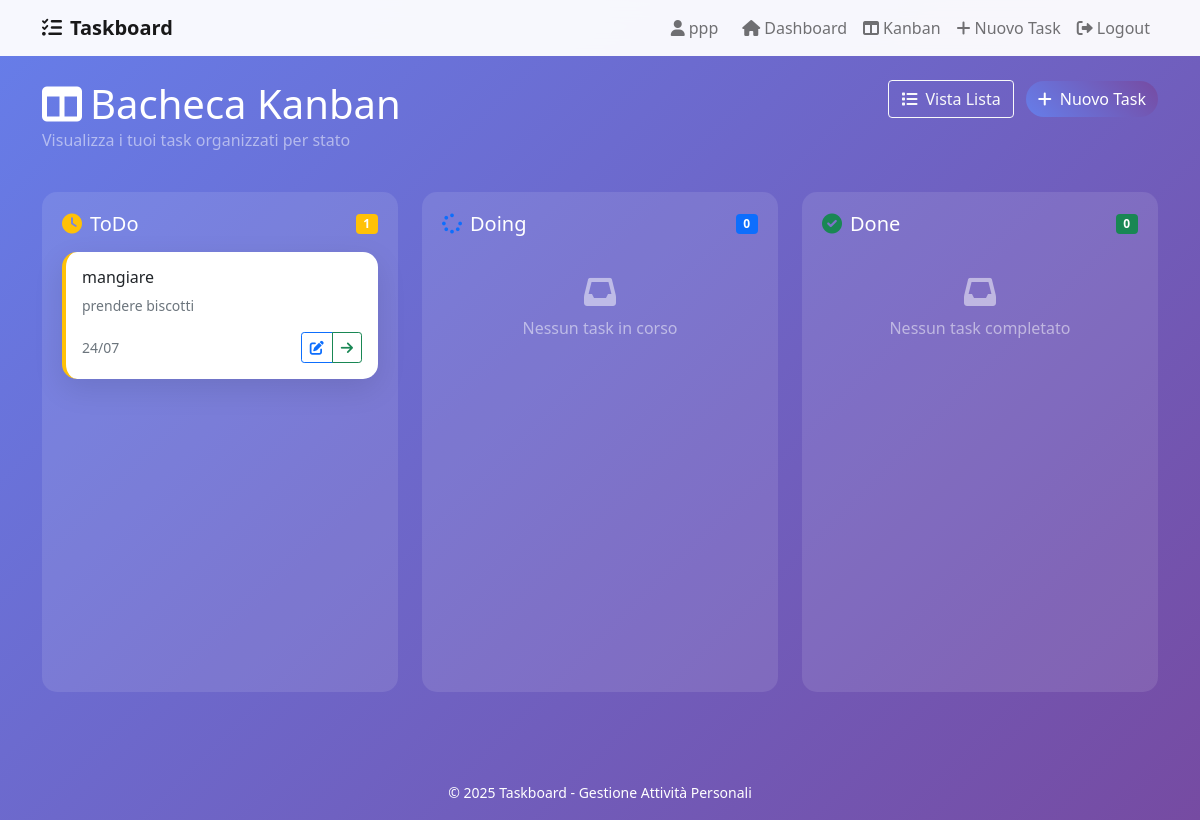
The page /kanban (signed in) on the database its author committed.
### tables this page shows
CREATE TABLE tasks (
                        task_id INTEGER PRIMARY KEY AUTOINCREMENT,
                        title TEXT NOT NULL,
                        description TEXT,
                        status TEXT NOT NULL DEFAULT 'ToDo',
                        user_id INTEGER NOT NULL,
                        created_at TIMESTAMP DEFAULT CURRENT_TIMESTAMP,
                        updated_at TIMESTAMP DEFAULT CURRENT_TIMESTAMP,
                        FOREIGN KEY (user_id) REFERENCES users (user_id) ON DELETE CASCADE
                    );

### main_flask.py (the view)
@app.route('/kanban')
def kanban():
    if 'user_id' not in session:
        return redirect(url_for('login'))
    user_id = session['user_id']
    tasks = db_manager.get_tasks_by_user(user_id)
    kanban_data = {
        'todo': [t for t in tasks if t.status == Task.STATUS_TODO],
        'doing': [t for t in tasks if t.status == Task.STATUS_DOING],
        'done': [t for t in tasks if t.status == Task.STATUS_DONE]
    }
    return render_template('kanban.html', kanban=kanban_data)

### database.py (called while the page is built)
    def get_connection(self) -> sqlite3.Connection:
        conn = sqlite3.connect(self.db_path)
        conn.row_factory = sqlite3.Row  # Permette l'accesso per nome colonna
        return conn

    def get_tasks_by_user(self, user_id: int) -> List[Task]:
        try:
            with self.get_connection() as conn:
                cursor = conn.cursor()
                cursor.execute('''
                    SELECT * FROM tasks
                    WHERE user_id = ?
                    ORDER BY created_at DESC
                ''', (user_id,))
                rows = cursor.fetchall()
                return [Task(
                    task_id=row['task_id'],
                    title=row['title'],
                    description=row['description'],
                    status=row['status'],
                    user_id=row['user_id']
                ) for row in rows]
        except sqlite3.Error as e:
            print(f"Errore durante il recupero dei task: {e}")
            return []

### templates/kanban.html (shortened to what this page needs)
{% extends "base.html" %}
{% block content %}
<div class="row mb-4">
    <div class="col">
        <h1 class="text-white mb-0">
            <i class="fas fa-columns me-2"></i>Bacheca Kanban
        </h1>
        <p class="text-white-50">Visualizza i tuoi task organizzati per stato</p>
    </div>
    <div class="col-auto">
        <a href="{{ url_for('dashboard') }}" class="btn btn-outline-light me-2">
            <i class="fas fa-list me-2"></i>Vista Lista
        </a>
        <a href="{{ url_for('add_task') }}" class="btn btn-primary">
            <i class="fas fa-plus me-2"></i>Nuovo Task
        </a>
    </div>
</div>
<div class="row">
    <div class="col-md-4 mb-4">
        <div class="kanban-column">
            <div class="d-flex justify-content-between align-items-center mb-3">
                <h5 class="text-white mb-0">
                    <i class="fas fa-clock text-warning me-2"></i>ToDo
                </h5>
                <span class="badge bg-warning">{{ kanban.todo|length }}</span>
            </div>
            {% for task in kanban.todo %}
            <div class="card task-card task-todo mb-3">
                <div class="card-body">
                    <h6 class="card-title">{{ task.title }}</h6>
                    {% if task.description %}
                    <p class="card-text text-muted small">
                        {{ task.description[:80] }}{% if task.description|length > 80 %}...{% endif %}
                    </p>
                    {% endif %}
                    <div class="d-flex justify-content-between align-items-center">
                        <small class="text-muted">
                            {{ task.created_at.strftime('%d/%m') }}
                        </small>
                        <div class="btn-group btn-group-sm">
                            <a href="{{ url_for('edit_task', task_id=task.task_id) }}"
                               class="btn btn-outline-primary btn-sm">
                                <i class="fas fa-edit"></i>
                            </a>
                            <button type="button" class="btn btn-outline-success btn-sm"
                                    onclick="changeStatus({{ task.task_id }}, 'Doing')"
                                    title="Sposta in Doing">
                                <i class="fas fa-arrow-right"></i>
                            </button>
                        </div>
                    </div>
                </div>
            </div>
            {% else %}
            <div class="text-center text-white-50 py-4">
                <i class="fas fa-inbox fa-2x mb-2"></i>
                <p class="mb-0">Nessun task da fare</p>
            </div>
            {% endfor %}
        </div>
    </div>
    <div class="col-md-4 mb-4">
        <div class="kanban-column">
            <div class="d-flex justify-content-between align-items-center mb-3">
                <h5 class="text-white mb-0">
                    <i class="fas fa-spinner text-primary me-2"></i>Doing
                </h5>
                <span class="badge bg-primary">{{ kanban.doing|length }}</span>
            </div>
            {% for task in kanban.doing %}
            <div class="card task-card task-doing mb-3">
                <div class="card-body">
                    <h6 class="card-title">{{ task.title }}</h6>
                    {% if task.description %}
                    <p class="card-text text-muted small">
                        {{ task.description[:80] }}{% if task.description|length > 80 %}...{% endif %}
                    </p>
                    {% endif %}
                    <div class="d-flex justify-content-between align-items-center">
                        <small class="text-muted">
                            {{ task.created_at.strftime('%d/%m') }}
                        </small>
                        <div class="btn-group btn-group-sm">
                            <button type="button" class="btn btn-outline-warning btn-sm"
                                    onclick="changeStatus({{ task.task_id }}, 'ToDo')"
                                    title="Sposta in ToDo">
                                <i class="fas fa-arrow-left"></i>
                            </button>
                            <a href="{{ url_for('edit_task', task_id=task.task_id) }}"
                               class="btn btn-outline-primary btn-sm">
                                <i class="fas fa-edit"></i>
                            </a>
                            <button type="button" class="btn btn-outline-success btn-sm"
                                    onclick="changeStatus({{ task.task_id }}, 'Done')"
                                    title="Sposta in Done">
                                <i class="fas fa-check"></i>
                            </button>
                        </div>
                    </div>
                </div>
            </div>
            {% else %}
            <div class="text-center text-white-50 py-4">
                <i class="fas fa-inbox fa-2x mb-2"></i>
                <p class="mb-0">Nessun task in corso</p>
            </div>
            {% endfor %}
        </div>
    </div>
    <div class="col-md-4 mb-4">
        <div class="kanban-column">
            <div class="d-flex justify-content-between align-items-center mb-3">
                <h5 class="text-white mb-0">
                    <i class="fas fa-check-circle text-success me-2"></i>Done
                </h5>
                <span class="badge bg-success">{{ kanban.done|length }}</span>
            </div>
            {% for task in kanban.done %}
            <div class="card task-card task-done mb-3">
                <div class="card-body">
                    <h6 class="card-title">{{ task.title }}</h6>
                    {% if task.description %}
                    <p class="card-text text-muted small">
                        {{ task.description[:80] }}{% if task.description|length > 80 %}...{% endif %}
                    </p>
                    {% endif %}
                    <div class="d-flex justify-content-between align-items-center">
                        <small class="text-muted">
                            {{ task.created_at.strftime('%d/%m') }}
                        </small>
                        <div class="btn-group btn-group-sm">
                            <button type="button" class="btn btn-outline-primary btn-sm"
                                    onclick="changeStatus({{ task.task_id }}, 'Doing')"
                                    title="Sposta in Doing">
                                <i class="fas fa-arrow-left"></i>
                            </button>
                            <a href="{{ url_for('edit_task', task_id=task.task_id) }}"
                               class="btn btn-outline-primary btn-sm">
                                <i class="fas fa-edit"></i>
                            </a>
                            <button type="button" class="btn btn-outline-danger btn-sm"
                                    onclick="deleteTask({{ task.task_id }}, '{{ task.title }}')"
                                    title="Elimina task">
                                <i class="fas fa-trash"></i>
                            </button>
                        </div>
                    </div>
                </div>
            </div>
            {% else %}
            <div class="text-center text-white-50 py-4">
                <i class="fas fa-inbox fa-2x mb-2"></i>
                <p class="mb-0">Nessun task completato</p>
            </div>
            {% endfor %}
        </div>
    </div>
</div>
{% endblock %}

### templates/base.html (style rules this page uses)
body { background: linear-gradient(135deg, #667eea 0%, #764ba2 100%); min-height: 100vh; font-family: 'Segoe UI', Tahoma, Geneva, Verdana, sans-serif; }
.card { border: none; border-radius: 15px; box-shadow: 0 10px 30px rgba(0,0,0,0.1); }
.btn-primary { background: linear-gradient(45deg, #667eea, #764ba2); border: none; border-radius: 25px; }
.task-card { transition: transform 0.2s ease; border-left: 4px solid; }
.task-todo { border-left-color: #ffc107; }
.kanban-column { min-height: 500px; background: rgba(255,255,255,0.1); border-radius: 15px; padding: 20px; }

### rows shown on the page
tasks: title "mangiare", description "prendere biscotti", created_at "24/07"

### other values the page prints
{{ session.username }} "ppp"
{{ kanban.todo|length }} "1"
{{ kanban.doing|length }} "0"
{{ kanban.done|length }} "0"
